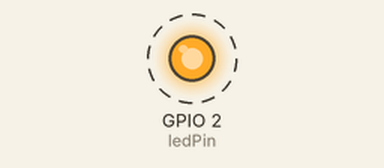
The program below on a simulated ESP32. Parts: output pins drawn as LEDs (lit = HIGH). Dashed ring = blinking. What the program prints to the serial monitor is not drawn.

Above: at 0.5 s.
Timing chart, 0 to 4.6 s (numbered marks = the images above):
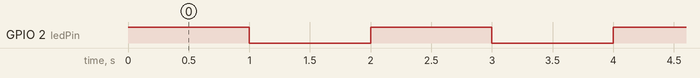

The program:

main.cpp
```cpp
#include <Arduino.h>

// Di ESP32, LED internal biasanya terhubung ke GPIO 2.
// Kita buat variabel untuk menyimpan nomor pin ini agar mudah diubah.
const int ledPin = 2;

// Fungsi setup() - dijalankan sekali saat boot
void setup() {
  // Mengatur pin LED (GPIO 2) sebagai OUTPUT.
  // Artinya, kita akan mengirim sinyal LISTRIK KELUAR dari pin ini.
  Serial.begin(115200);
  pinMode(ledPin, OUTPUT);
}

// Fungsi loop() - dijalankan terus-menerus
void loop() {
  // Menyalakan LED dengan mengirim sinyal HIGH (tegangan 3.3V)
  digitalWrite(ledPin, HIGH);
  Serial.println("LED ON");

  // Memberi jeda selama 1000 milidetik (1 detik)
  // LED akan tetap menyala selama periode ini.
  delay(1000);

  // Mematikan LED dengan mengirim sinyal LOW (tegangan 0V / Ground)
  digitalWrite(ledPin, LOW);
  Serial.println("LED OFF");

  // Memberi jeda lagi selama 1 detik
  // LED akan tetap mati selama periode ini, sebelum loop() diulang dari awal.
  delay(1000);
}
```

Measured:
- by itself, GPIO 2 (ledPin): alternates HIGH for 1.0 s and LOW for 1.0 s
